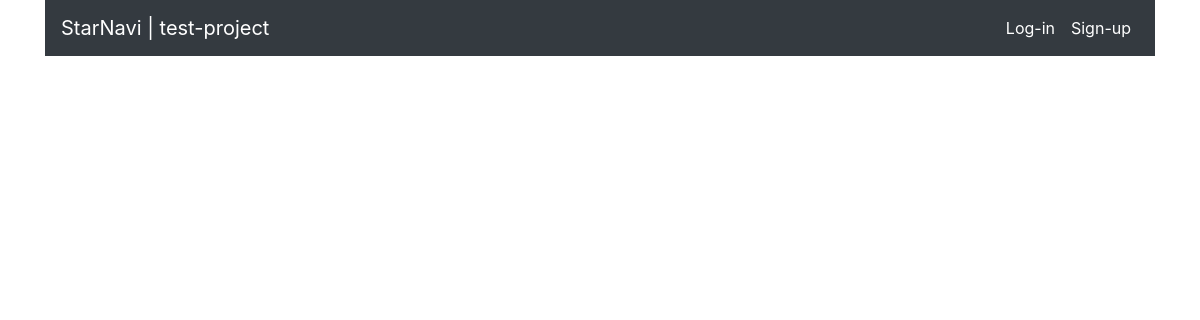
Before: / with the older database file.
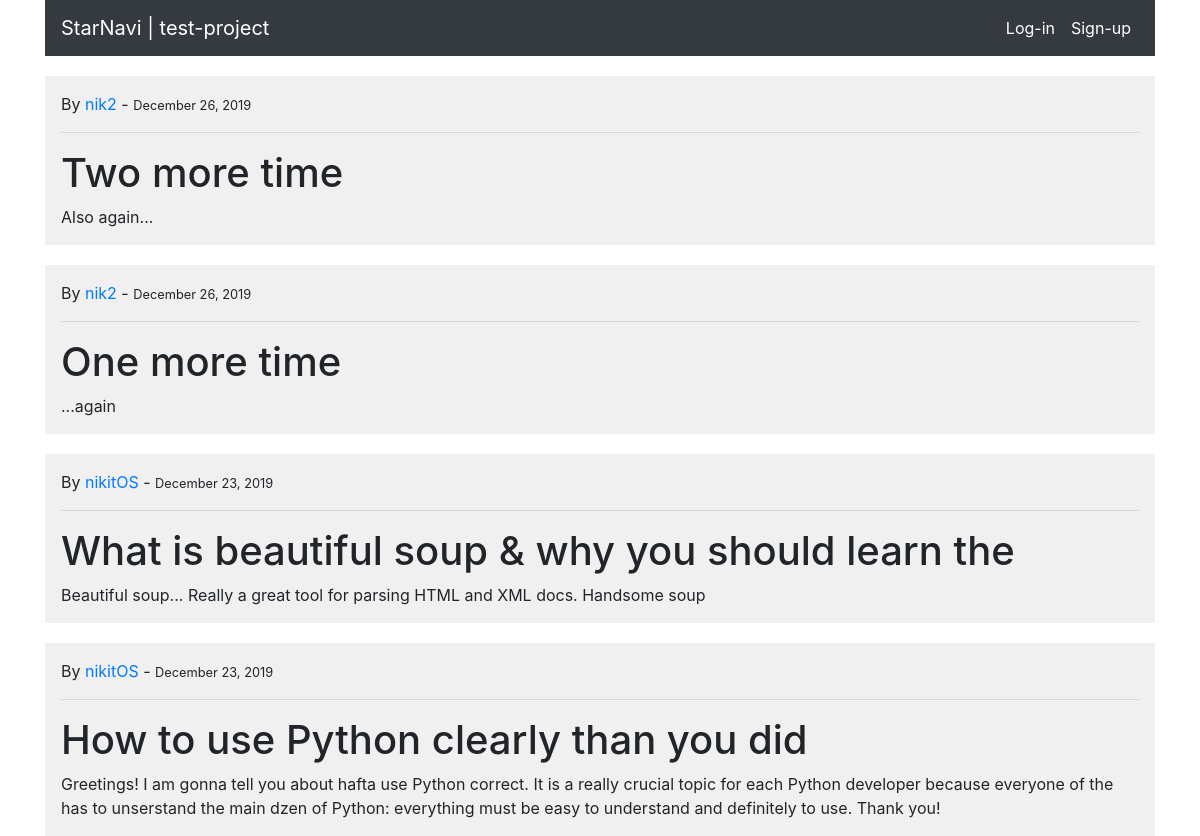
After: the same page with the newer database file.
### blog/models.py (models this page shows, shortened)
class Post(models.Model):
	author = models.ForeignKey(User, on_delete=models.CASCADE)
	title = models.CharField(max_length=50)
	desctiption = models.TextField()  # fix to 'description' in production
	date = models.DateTimeField(default=timezone.now)
	class Meta:
		ordering = ['-date']

### blog/views.py (the view)
# urls.py: path('', PostListView.as_view(), name='home-page'),
class PostListView(ListView):
    model = Post
    template_name = 'home-page.html'
    context_object_name = 'posts'
    paginate_by = 5

### blog/templates/home-page.html (shortened to what this page needs)
{% extends 'base.html' %}
{% block content %}
    {% for post in posts %}
    	<div class="post container">
    		<span class="post-authon post-date">
    			By <a href="#">
    				{{ post.author }}
    				</a>
    				  -
    				 <small>
    				 	{{ post.date|date:'F d, Y' }}
    				 </small>
    		</span>
    		<hr/>
	        <h1 class="post-title">
	            {{ post.title }}
	        </h1>
	        <span class="post-descs">
	            {{ post.desctiption }}
	        </span>
	    </div>
    {% endfor %}
{% endblock %}

### blog/templates/base.html (shortened to what this page needs)
{% load static %}
<!DOCTYPE html>
<html lang='en'>
    <head>
        {% include 'links/css-links.html' %}
    </head>
    <body>
        {% include 'header.html' %}
        <div class='container'>
            {% block content %}
            {% endblock %}
        </div>
    </body>
</html>

### blog/templates/links/css-links.html (shortened to what this page needs)
{% load static %}
<link rel='stylesheet' href='https://maxcdn.bootstrapcdn.com/bootstrap/4.0.0/css/bootstrap.min.css'>

### blog/templates/header.html (shortened to what this page needs)
<header class="container">
	<nav class="navbar
				navbar-expand-lg
				navbar-light
				bg-light
				navbar navbar-dark bg-dark">
		<a class="navbar-brand" href="{% url 'home-page' %}">
			StarNavi | test-project
		</a>
	  	<div class="collapse navbar-collapse" id="navbarSupportedContent">
			<form class="form-inline
						 my-2
						 my-lg-0">
				<ul class="navbar-nav
						   mr-auto
						   mt-2
						   mt-lg-0">
					{% if user.is_authenticated %}
						<li class="nav-item active">
							<a class="nav-link" href="{% url 'profile' user.id %}">
								Hello, {{ user.get_username }}
							</a>
						</li>
						<li class="nav-item active">
							<a class="nav-link" href="{% url 'logout' %}">
								log-out
							</a>
						</li>
					{% else %}
						<li class="nav-item active">
							<a class="nav-link" href="{% url 'login' %}">
								Log-in
							</a>
						</li>
						<li class="nav-item active">
							<a class="nav-link" href="{% url 'signup' %}">
								Sign-up
							</a>
						</li>
					{% endif %}
				</ul>
    		</form>
	  	</div>
	</nav>
</header>

### blog/templates/home-page.html (style rules this page uses)
.post { height: 200px auto; background: #f0f0f0; margin-top: 20px; padding: 1em; }

Changed rows visible on the page:
added Post: author "nik2", date "December 26, 2019", title "Two more time", desctiption "Also again..."
added Post: author "nik2", date "December 26, 2019", title "One more time", desctiption "...again"
added Post: author "nikitOS", date "December 23, 2019", title "What is beautiful soup & why you should learn the", desctiption "Beautiful soup... Really a great tool for parsing HTML and XML docs. Handsome soup"
added Post: author "nikitOS", date "December 23, 2019", title "How to use Python clearly than you did", desctiption "Greetings! I am gonna tell you about hafta use Python correct. It is a really crucial topic for each Python developer because everyone of the has to unserstand the main dzen of Python: everything must be easy to understand and definitely to use. Thank you!"
